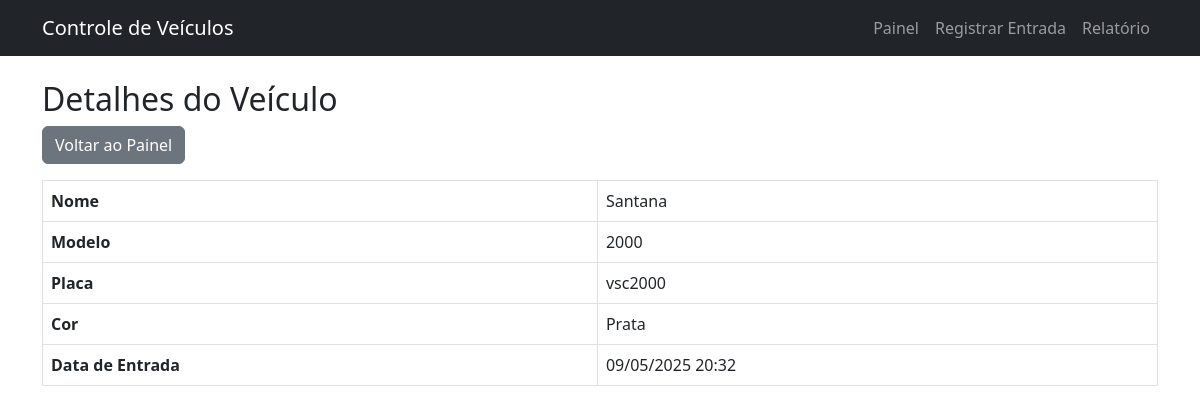
Page /veiculo_detalhes/1/ on the committed database.
### registro/models.py (models this page shows, shortened)
class Veiculo(models.Model):
    nome = models.CharField(max_length=100)
    modelo = models.CharField(max_length=100)
    dono = models.CharField(max_length=100, default="")
    placa = models.CharField(max_length=7, unique=True)
    cor = models.CharField(max_length=50)
    data_entrada = models.DateTimeField(auto_now_add=True)
    data_saida = models.DateTimeField(null=True, blank=True)
    def esta_no_patio(self):
        return self.data_saida is None

### registro/views.py (the view)
# urls.py: path('veiculo_detalhes/<int:veiculo_id>/', views.veiculo_detalhes, name='veiculo_detalhes'),
def veiculo_detalhes(request, veiculo_id):
    veiculo = get_object_or_404(Veiculo, id=veiculo_id)
    return render(request, 'registro/veiculo_detalhes.html', {'veiculo': veiculo})

### registro/templates/registro/veiculo_detalhes.html (shortened to what this page needs)
{% extends 'base.html' %}
{% block content %}
<h2>Detalhes do Veículo</h2>
<div class="mb-3">
    <a href="{% url 'painel_principal' %}" class="btn btn-secondary">Voltar ao Painel</a>
</div>
<table class="table table-bordered">
    <tr>
        <th>Nome</th>
        <td>{{ veiculo.nome }}</td>
    </tr>
    <tr>
        <th>Modelo</th>
        <td>{{ veiculo.modelo }}</td>
    </tr>
    <tr>
        <th>Placa</th>
        <td>{{ veiculo.placa }}</td>
    </tr>
    <tr>
        <th>Cor</th>
        <td>{{ veiculo.cor }}</td>
    </tr>
    <tr>
        <th>Data de Entrada</th>
        <td>{{ veiculo.data_entrada|date:"d/m/Y H:i" }}</td>
    </tr>
</table>
{% endblock %}

### rows in the picture
Veiculo: nome "Santana", modelo "2000", placa "vsc2000", cor "Prata", data_entrada "09/05/2025 20:32"
